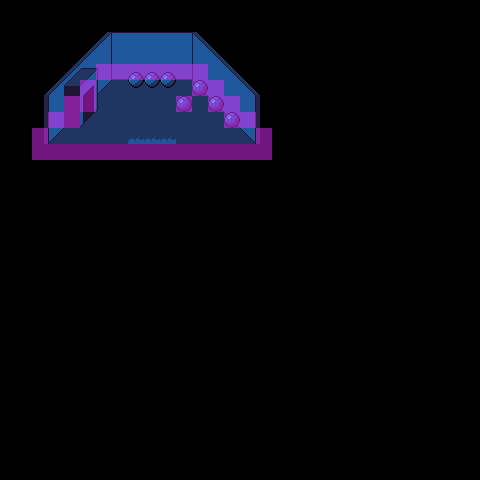

A 2D game scene composited from a Tiled map and its tileset images. What follows is a short description and the map's XML, with each tile layer's data collapsed to a summary:
An orthogonal 30x30 tile map with 16x16 px tiles, 3 tile layers (floor, props, collision), 2 tilesets and 4 objects.

<map version="1.10" tiledversion="1.11.0" orientation="orthogonal" renderorder="right-down" width="30" height="30" tilewidth="16" tileheight="16" infinite="0" nextlayerid="6" nextobjectid="5">
 <properties>
  <property name="music" value="res/audio/music/rustbell.ogg" />
  <property name="music_speed" type="float" value="1.5" />
  <property name="music_volume" type="float" value="0.25" />
 </properties>
 <tileset firstgid="1" source="../tilesets/snow_city.tsx" />
 <tileset firstgid="289" source="../loops.tsx" />
 <layer id="1" name="floor" width="30" height="30">
  <data>[900 cells, 101 non-empty, 74 distinct tile ids]</data>
 </layer>
 <layer id="5" name="props" width="30" height="30">
  <data>[900 cells, 10 non-empty, 3 distinct tile ids]</data>
 </layer>
 <layer id="4" name="collision" width="30" height="30" opacity="0.5">
  <properties>
   <property name="draw" type="bool" value="false" />
  </properties>
  <data>[900 cells, 36 non-empty, 1 distinct tile ids]</data>
 </layer>
 <objectgroup id="3" name="entities">
  <object id="1" gid="317" x="80" y="128" width="16" height="16">
   <properties>
    <property name="draw" type="bool" value="false" />
    <property name="file" value="res/data/entity/entrances/walk_warp.json" />
    <property name="warp_map" value="paranoia.tmx" />
    <property name="warp_x" type="int" value="91" />
    <property name="warp_y" type="int" value="43" />
   </properties>
  </object>
  <object id="2" gid="317" x="128" y="144" width="16" height="16">
   <properties>
    <property name="draw" type="bool" value="false" />
    <property name="file" value="res/data/entity/entrances/walk_warp.json" />
    <property name="warp_map" value="snow_city/snow_city.tmx" />
    <property name="warp_x" type="int" value="22" />
    <property name="warp_y" type="int" value="20" />
   </properties>
  </object>
  <object id="3" gid="317" x="144" y="144" width="16" height="16">
   <properties>
    <property name="draw" type="bool" value="false" />
    <property name="file" value="res/data/entity/entrances/walk_warp.json" />
    <property name="warp_map" value="snow_city/snow_city.tmx" />
    <property name="warp_x" type="int" value="22" />
    <property name="warp_y" type="int" value="20" />
   </properties>
  </object>
  <object id="4" gid="317" x="160" y="144" width="16" height="16">
   <properties>
    <property name="draw" type="bool" value="false" />
    <property name="file" value="res/data/entity/entrances/walk_warp.json" />
    <property name="warp_map" value="snow_city/snow_city.tmx" />
    <property name="warp_x" type="int" value="22" />
    <property name="warp_y" type="int" value="20" />
   </properties>
  </object>
 </objectgroup>
</map>
